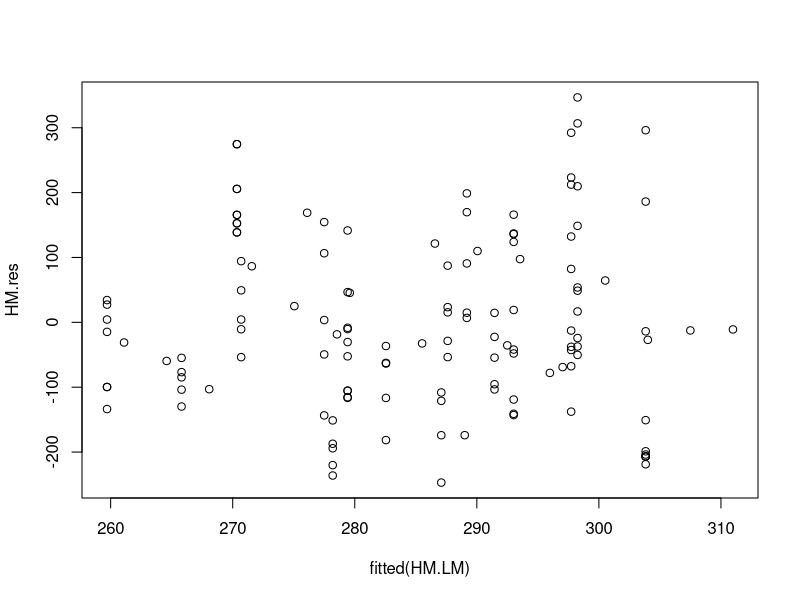
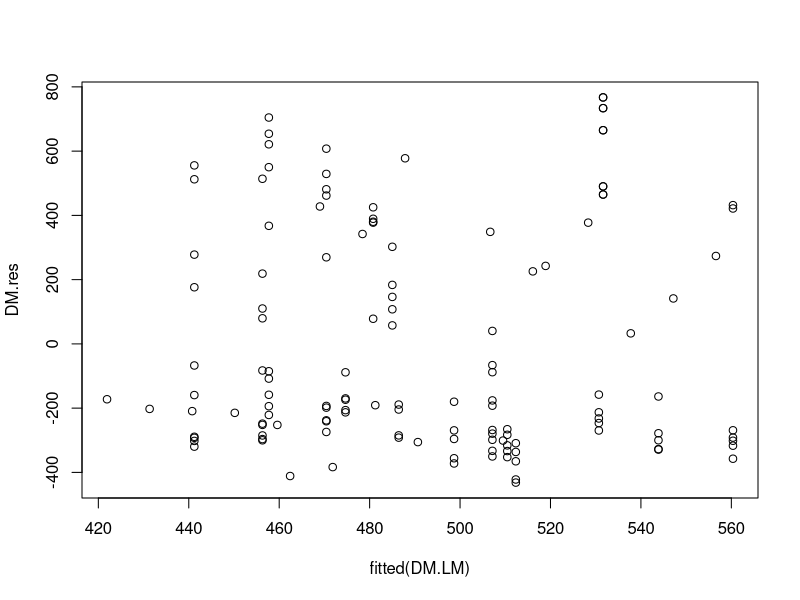
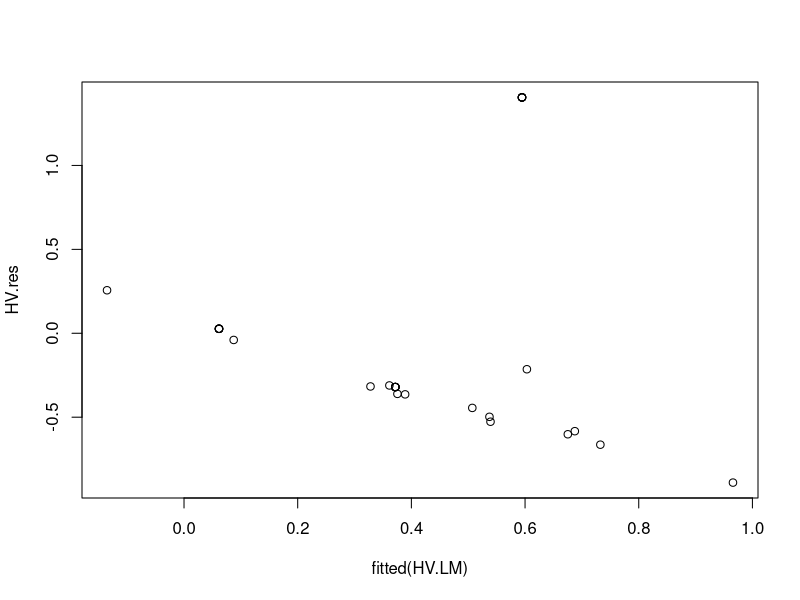
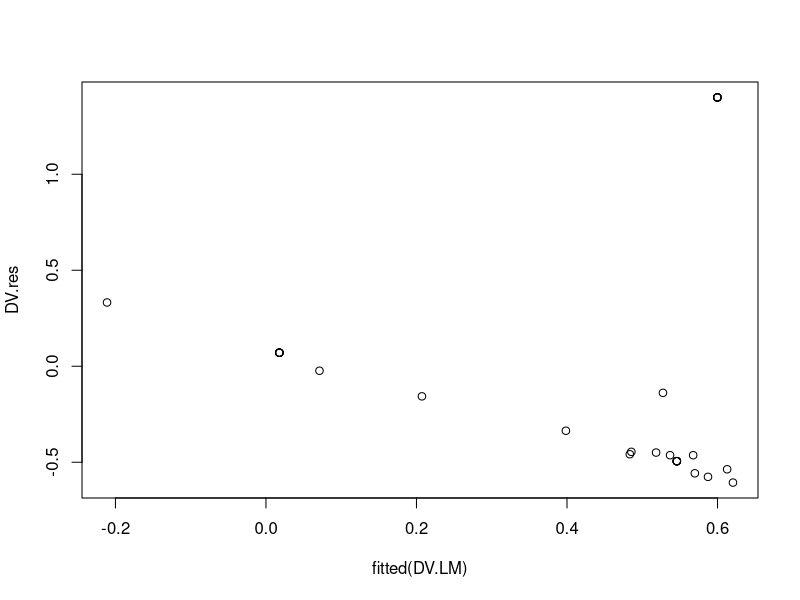
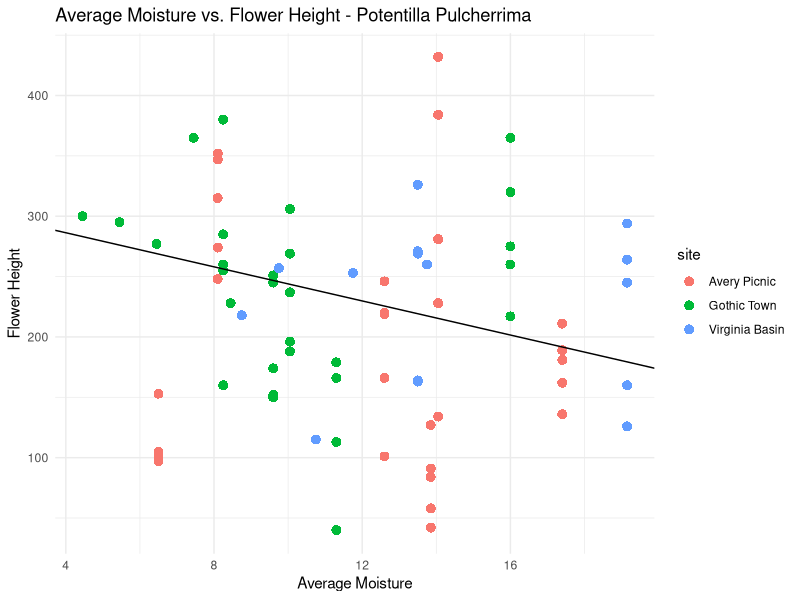
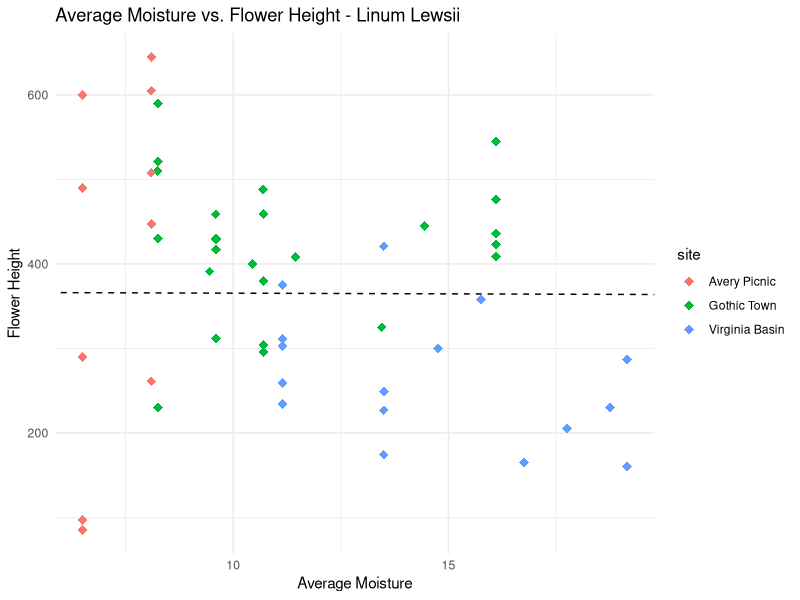
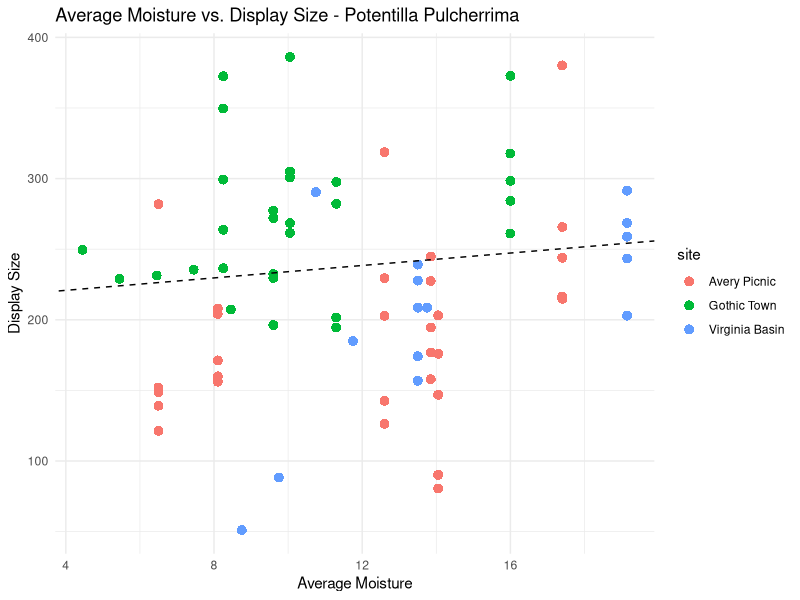
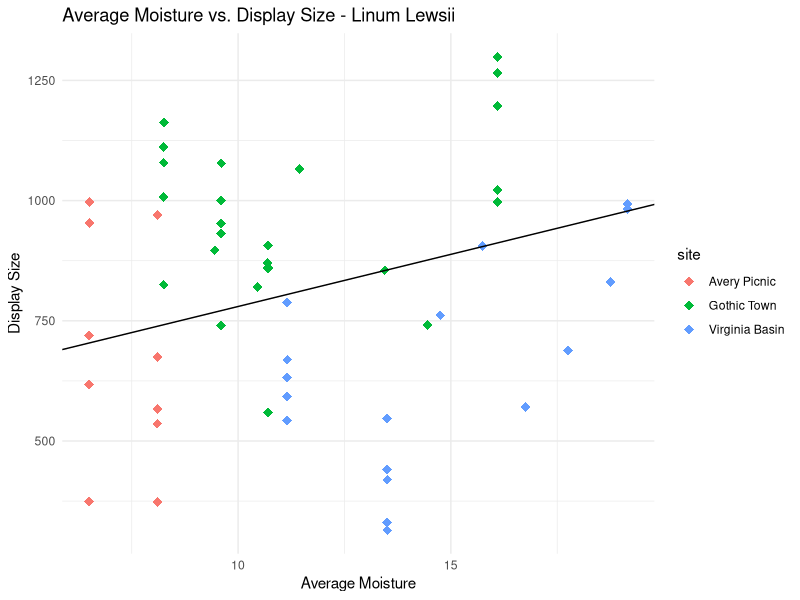

Source code (R) for these figures, in order:
## ---- chunk 1
knitr::opts_chunk$set(echo = TRUE)
library(tidyverse)
library(tidyr)
library(lme4)
library(lmerTest)
## ---- chunk 2
#convert excel data to data frame

x_p_traits <- read_csv("ZZ_planttraits.csv") 

x_moisture <- read_csv("PastMoistureData.csv")

x_visitation <- read_csv("qnest_network.csv")

x_plantcount <- read_csv("qnest_plantsurvey.csv")

## ---- chunk 3
#WRANGLE SOIL MOISTURE-----------------------------------------
moisture <- x_moisture %>% 
  mutate(date = mdy(date)) %>% #convert string to date
  filter(date > mdy("6/1/2021")) %>% 
  group_by(site, date) %>%  #organize data by site and date
  summarise(soilmoist1 = first(soilmoist1), soilmoist5 = first(soilmoist5)) %>% #extract the first moisture data point from days with multiple entires
  filter(site %in% c("Avery Picnic", "Gothic Town", "Virginia Basin")) #keep only study sites



#WRANGLE PLANT COUNT-------------------------------------------

plantcount <- x_plantcount %>% 
  select( -c(8:126), -3, -4, -7) %>% #remove irrelavant columns
  rename(plant = plant_name) %>% #rename column to join frames
  filter(plant %in% c("Linum lewisii", "Potentilla pulcherrima")) %>% #get rid of non sample species data
  mutate(date = mdy(date)) %>% #convert date from string to date format
  filter(date > mdy("6/1/2021")) %>%  #cut data to timeframe
  group_by(site, date, plant) %>% 
  summarise(p.num = sum(total_flowers)) #sum plant counts with same date/site

  
#WRANGLE PLANT TRAITS------------------------------------------
p_traits <- x_p_traits %>% 
  mutate(date = mdy(date)) %>% #convert date from string to date format
  left_join(moisture,by = c("site", "date")) %>% #join moisture using date and site
  rename(moist_1 = `Moisture Top`, moist_5 = `Moisture Middle`) %>% #rename column 
  mutate(moist_1 = ifelse(is.na(moist_1) == TRUE, soilmoist1, moist_1), moist_5 = ifelse(is.na(moist_5) == TRUE, soilmoist5, moist_5)) %>% #add moisture data to new columns
  select(-soilmoist1, -soilmoist5) %>% #remove past soil moisture coulmns from data
  mutate(avg_moist = rowMeans(select(., moist_1, moist_5), na.rm = TRUE)) %>% #new variable for average moisture
   filter(plant %in% c("Linum lewisii", "Potentilla pulcherrima")) %>% #keep only plants with enough data
  left_join(plantcount,by = c("site", "date","plant")) %>% #add plant count variable
  mutate(wk = week(date),yr = year(date)) %>% #new date columns based on week and year
  group_by(site, date, plant) %>% 
  mutate(avg_height = mean(flowerheight), avg_display = mean(displaysize)) #new cloumn for average height and display


#FOR MOISTURE VIS-----------------------------------------------
moist23 <- p_traits %>% #moisture data from 2023
  select(date, site, moist_1, moist_5) %>% 
  rename(soilmoist1 = moist_1, soilmoist5 = moist_5) %>% 
  distinct() #organize it to merge with past years moisture data

graph_moist <- moisture %>% #create frame to visialize moisture trends
  rbind(moist23) %>% #add 2023 moisture data to past years
  mutate(avg_moist_gph = (soilmoist1*soilmoist5)/2) %>% #create average moisture value
  mutate(wk = week(date),yr = year(date))


#JOINABLE TRAIT TABLE-------------------------------------------
avg_traits <- p_traits %>% 
  select(avg_height,avg_display, avg_moist, plant, wk, yr, site, p.num) %>% #create new data frame for average traits to be joined with visitation data
  distinct()


#WRANGLE VISITATION---------------------------------------------
visitation <- x_visitation %>%
  filter(round == 1) %>% #filter by round one
  select( -c(3:8), -10, -c(12:19)) %>%   #remove unneccessary columns
  filter(plant %in% c("Linum lewisii" , "Potentilla pulcherrima")) %>% #get rid of non smaple species data
  mutate(date = mdy(date)) %>% #convert date from string to date format
  filter(date > mdy("6/1/2021")) %>% #cut data to timeframe
  group_by(site, date, plant) %>% #group by site, date and plant
  count(name = "visits") %>%  #new column summing visitation per site, date, plant 
  mutate(wk = week(date),yr = year(date)) %>%
  left_join(avg_traits, visitation, by=c("wk", "yr", "plant", "site")) %>% #join avg trait data to visitation data
  mutate(norm_vis = visits/p.num) #create normalized visitaion value
## ---- chunk 4
#TRAIT~MOISTURE MEM--------------------------------------------
#isolate plant traits by species
potpul_traits <- p_traits %>% 
  filter(plant == "Potentilla pulcherrima")
linlew_traits <- p_traits %>% 
  filter(plant == "Linum lewisii")

#height - moisture residuals visualization (cloudy = good)
HM.LM <- lm(flowerheight ~ avg_moist, data = p_traits)
HM.res<-  resid(HM.LM)
plot(fitted(HM.LM), HM.res)
#DM residuals
DM.LM <- lm(displaysize ~ avg_moist, data = p_traits)
DM.res<-  resid(DM.LM)
plot(fitted(DM.LM), DM.res)

#MEM height ~ moist
potpul.HM <- lmer(flowerheight ~ avg_moist + (1|site), data = potpul_traits, REML = FALSE) #SIGNIFICANT
linlew.HM <- lmer(flowerheight ~ avg_moist + (1|site), data = linlew_traits, REML = FALSE)

#MEM display ~ moist
potpul.DM <- lmer(displaysize ~ avg_moist + (1|site), data = potpul_traits, REML = FALSE) 
linlew.DM <- lmer(displaysize ~ avg_moist + (1|site), data = linlew_traits, REML = FALSE) #SIGNIFICANT




#TRAIT~VISITATION MEM------------------------------------------
#isolate visits by species
potpul_visits <- visitation %>% 
  filter(plant == "Potentilla pulcherrima")
linlew_visits <- visitation %>% 
  filter(plant == "Linum lewisii") 

#HV residuals
HV.LM <- lm(norm_vis ~ avg_height, data = visitation) #norm_visits creates trend
HV.res<- resid(HV.LM)
plot(fitted(HV.LM), HV.res)

#DV residuals
DV.LM <- lm(norm_vis ~ avg_display, data = visitation)
DV.res<-  resid(DV.LM)
plot(fitted(DV.LM), DV.res)


#MEM height ~ norm_visits
potpul.HV <- lmer(norm_vis ~ avg_height + (1|site), data = potpul_visits, REML = FALSE) 
linlew.HV <- lmer(norm_vis ~ avg_height + (1|site), data = linlew_visits, REML = FALSE) #SINGULAR ERROR

#MEM display ~ norm_visits
potpul.DV <- lmer(norm_vis ~ avg_display + (1|site), data = potpul_visits, REML = FALSE)
linlew.DV <- lmer(norm_vis ~ avg_display + (1|site), data = linlew_visits, REML = FALSE) #SINGULAR ERROR
## ---- chunk 5
#TRAIT~MOISTURE MEM---------------------------------------------
#potpul height - moisture
ggplot(potpul_traits, aes(color = site, y = flowerheight, x = avg_moist)) +
  geom_point(shape = 16, size = 3) +
  geom_abline(intercept = 314.543, slope = -7.062, color = "black") +
  labs(title = "Average Moisture vs. Flower Height - Potentilla Pulcherrima" , x = "Average Moisture", y = "Flower Height") +
  theme_minimal()
#Intercept P-value:1.56e-12  Slope P-value:0.00307

#linlew height - moisture
ggplot(linlew_traits, aes(color = site, y = flowerheight, x = avg_moist)) +
  geom_point(shape = 18, size = 3) +
  geom_abline(intercept = 366.9732, slope = -0.1606, linetype = "dashed", color = "black") +
  labs(title = "Average Moisture vs. Flower Height - Linum Lewsii",
       x = "Average Moisture", y = "Flower Height") +
  theme_minimal()
#Intercept P-value:0.000218  Slope P-value:0.960661


#potpul display - moisture
ggplot(potpul_traits, aes(color = site, y = displaysize, x = avg_moist)) +
  geom_point(shape = 16, size = 3) +
  geom_abline(intercept = 212.062, slope = 2.201, linetype = "dashed", color = "black") +
  labs(title = "Average Moisture vs. Display Size - Potentilla Pulcherrima",
       x = "Average Moisture", y = "Display Size") +
  theme_minimal()
#p-value - I:12.68e-05  S:0.232

#linlew display - moisture
ggplot(linlew_traits, aes(color = site, y = displaysize, x = avg_moist)) +
  geom_point(shape = 18, size = 3) +
  geom_abline(intercept = 562.939, slope = 21.687, color = "black") +
  labs(title = "Average Moisture vs. Display Size - Linum Lewsii",
       x = "Average Moisture", y = "Display Size") +
  theme_minimal()
#p-value - I:0.00016  S:0.00244


#TRAIT~VISITATION MEM-------------------------------------------
#potpul height - visits
ggplot(potpul_visits, aes(color = site, x = avg_height, y = visits)) +
  geom_point(shape = 16, size = 3) +
  geom_abline(intercept = 0.507594, slope = -0.001153, linetype = "dashed", color = "black") +
  labs(title = "Average Height vs. Visits per Flower - Potentilla Pulcherrima", x = "Average Height", y = "Visits per Flower") +
  theme_minimal()
#p-value - I:0.369 S:0.606

#linlew height - visits
ggplot(linlew_visits, aes(color = site, x = avg_height, y = visits)) +
  geom_point(shape = 17, size = 3) +
  geom_abline(intercept = -0.0448504, slope = 0.0003217, linetype = "dashed", color = "red") +
  labs(title = "Average Height vs. Visits per Flower - Linum Lewsii",
       x = "Average Height", y = "Visits per Flower", subtitle = "Overfitted") +
  scale_y_continuous(expand = c(0.1, -0.5))+
  theme_minimal()
#p-value - I:0.2981 S:0.0287
#OVERFITTED


#potpul display - visits
ggplot(potpul_visits, aes(color = site, x = avg_display, y = visits)) +
  geom_point(shape = 16, size = 3) +
  geom_abline(intercept = 0.819264, slope = -0.002501, linetype = "dashed", color = "black") +
  labs(title = "Display Size vs. Visits per Flower - Potentilla Pulcherrima",
       x = "Average Display Size", y = "Visits per Flower") +
  theme_minimal()
#p-value - I:0.112 S:0.212

#linlew display - visits
ggplot(linlew_visits, aes(color = site, x = avg_display, y = visits)) +
  geom_point(shape = 18, size = 3) +
  geom_abline(intercept = 2.147e-02, slope = 5.420e-05, linetype = "dashed", color = "red") +
  scale_y_continuous(expand = c(0.2, 0)) +
  labs(title = "Display Size vs. Visits per Flower - Linum Lewsii", x = "Average Display Size", y = "Visits per Flower", subtitle = "Overfitted") +
  theme_minimal()
#p-value - I:0.630 S:0.322
#OVERFITTED



#MOISTURE-----------------------------------------
#moisture vs week
ggplot(graph_moist, aes(x = wk, y = avg_moist_gph, color = as.factor(site))) +
  geom_point(size = 3, alpha = 0.7) +  # Increase point size and transparency
  geom_smooth(method = "lm", se = FALSE, size = 1) +  # Remove confidence interval and adjust line size
  facet_wrap(~yr) +  
  labs(title = "Average Soil Moisture by Week and Site",  # Add title and axis labels
       x = "Week",
       y = "Soil Moisture") +
  theme_minimal() +  # Use a clean, minimalistic theme
  theme(axis.text = element_text(size = 10),
        axis.title = element_text(size = 12, face = "bold"),
        legend.text = element_text(size = 10),
        legend.title = element_blank(), # Remove legend title
        strip.text = element_text(size = 12, face = "bold"),
        plot.title = element_text(size = 16, face = "bold"),            panel.spacing = unit(1.5, "lines"))


#VISITATION-----------------------------------------------------
#histogram
hist(visitation$norm_vis)

#vis vs count
#visitation vs count (not 1:1)
  visitation %>%
  ggplot(aes(p.num,visits,color=plant)) +
  geom_point()
  
#TRAITS ~ TIME--------------------------------------------------
ggplot(avg_traits, aes(fill=site, y=avg_height, x=wk))+
      geom_point() +
      geom_smooth(method="lm") +
     facet_wrap(~yr)
